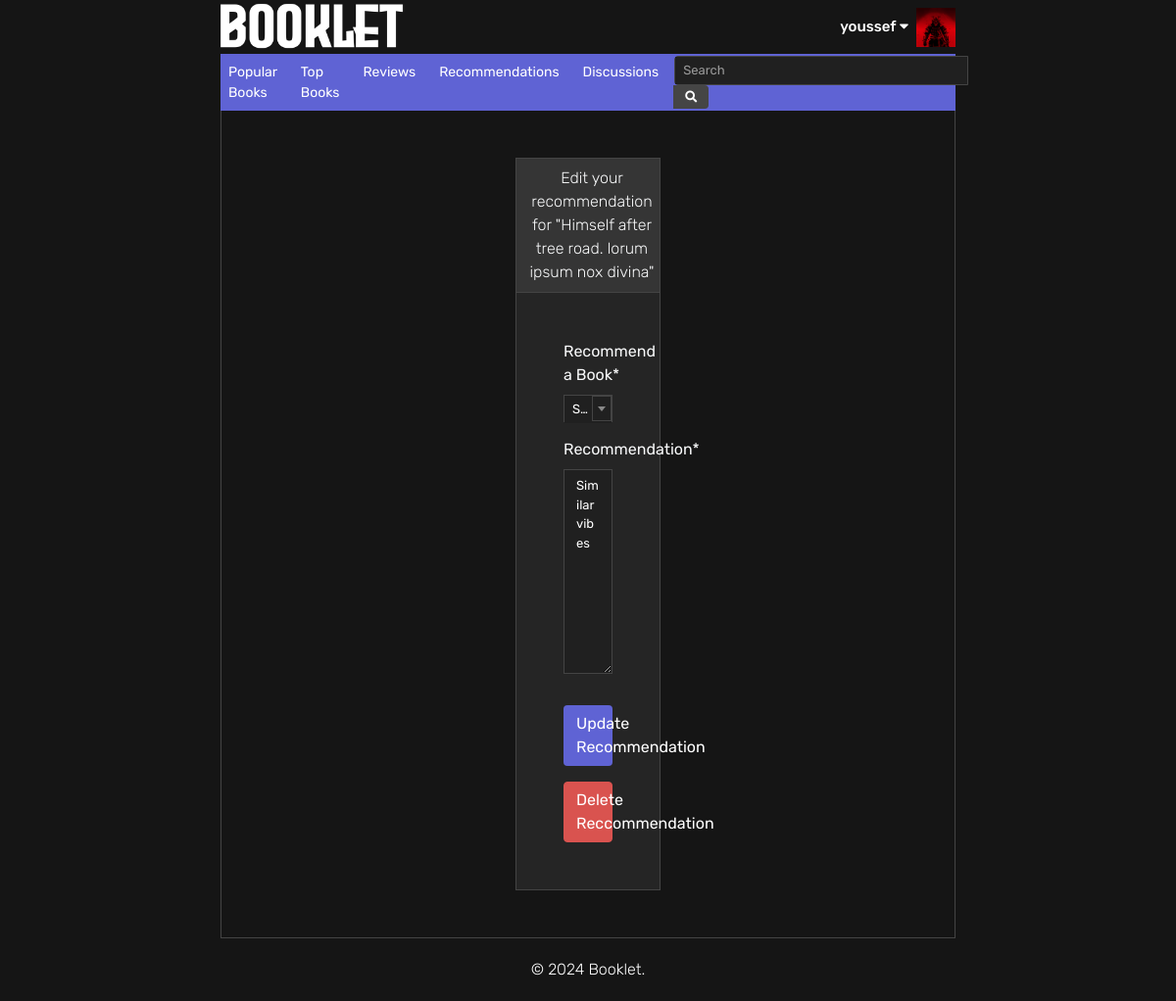
Screenshot of /book/23/2/recommendation/ (signed in) with the database file from the repository.
### users/models.py (models this page shows)
class User(AbstractUser):
    pass
    username = models.CharField(max_length=300, unique=True)
    email = models.EmailField(max_length=300, unique=True)
    first_name = models.CharField(max_length=300, blank=True)
    last_name = models.CharField(max_length=300, blank=True)
    birthday = models.DateField(blank=True,null=True)
    image = models.ImageField(upload_to='users/',default='default.jpg')
    about = models.TextField(blank=True)
    created_date = models.DateTimeField(auto_now_add=True)
    modified_date = models.DateTimeField(auto_now=True)
    discussions = models.ManyToManyField(Book, through='Discussion', related_name='discussion')
    replies = models.ManyToManyField('Discussion', through='Reply', related_name='reply')
    reviews = models.ManyToManyField(Book, through='Review', related_name='review')
    recommendations = models.ManyToManyField(Book, through='Recommendation',through_fields=('user', 'book_original'), related_name='recommendation')
    ratings = models.ManyToManyField(Book, through='Rating', related_name='rating')

class Recommendation(models.Model):
    user = models.ForeignKey(User,on_delete=models.CASCADE)
    book_original = models.ForeignKey(Book,on_delete=models.CASCADE,related_name='book_original')
    book_recommended = models.ForeignKey(Book,on_delete=models.CASCADE, related_name='book_recommended')
    recommendation = models.TextField()
    created_date = models.DateTimeField(auto_now_add=True)
    modified_date = models.DateTimeField(auto_now=True)

### books/models.py (models this page shows)
class Book(models.Model):
    title = models.CharField(max_length=300)
    alternative_titles = models.TextField(blank=True)
    volumes = models.IntegerField(blank=True)
    chapters = models.IntegerField(blank=True)
    status = models.IntegerField(choices=BOOK_STATUS,default=1)
    synopsis = models.TextField(blank=True)
    background = models.TextField(blank=True)
    cover = models.ImageField(upload_to='books/covers/',default='default_book.jpg')
    publishing_start_date = models.DateField(blank=True,null=True)
    publishing_end_date = models.DateField(blank=True,null=True)
    created_date = models.DateTimeField(auto_now_add=True)
    modified_date = models.DateTimeField(auto_now=True)
    relationships = models.ManyToManyField('self', through='Relationship', symmetrical=False)
    genres = models.ManyToManyField('Genre')
    def __str__(self):
        return self.title

### users/views.py (the view)
# urls.py: path("book/<int:book_original_id>/<int:recommendation_id>/recommendation/", add_edit_recommendation, name="edit-recommendation"),
@login_required
def add_edit_recommendation(request, book_original_id, recommendation_id=None):
    book_original = get_object_or_404(Book, id=book_original_id)
    if recommendation_id:
        recommendation = get_object_or_404(Recommendation, id=recommendation_id, book_original=book_original, user=request.user)
        if recommendation.user != request.user:
            messages.error(request, "You can't edit this recommendation.")
            return redirect('book-detail', pk=book_original.id)
    else:
        recommendation = None
    if request.method == 'POST':
        if 'delete' in request.POST:
            if recommendation:
                recommendation.delete()
                messages.success(request, 'Your recommendation has been deleted.')
            return redirect('book-detail', pk=book_original.id)
        else:
            form = RecommendationForm(request.POST, instance=recommendation, book_original=book_original)
            if form.is_valid():
                recommendation = form.save(commit=False)
                recommendation.book_original = book_original
                recommendation.user = request.user
                recommendation.save()
                if recommendation_id:
                    messages.success(request, 'Your recommendation has been updated.')
                else:
                    messages.success(request, 'Your recommendation has been added.')
                return redirect('book-detail', pk=book_original.id)
            else:
                messages.error(request, 'There was an error with your recommendation.')
    else:
        form = RecommendationForm(instance=recommendation, book_original=book_original)
    context = {
        'form': form,
        'book_original': book_original,
        'recommendation_id': recommendation_id,
    }
    return render(request, 'add-edit-recommendation.html', context)

### users/forms.py (shortened to what this page needs)
class RecommendationForm(forms.ModelForm):
    book_recommended = forms.ModelChoiceField(
        queryset=Book.objects.none(),  # Initial empty queryset
        widget=forms.Select(attrs={'class': 'form-control select2'}),
        label='Recommend a Book'
    )
    class Meta:
        model = Recommendation
        fields = ('book_recommended', 'recommendation')
    def __init__(self, *args, **kwargs):
        book_original = kwargs.pop('book_original', None)
        super().__init__(*args, **kwargs)
        if book_original:
            self.fields['book_recommended'].queryset = Book.objects.exclude(id=book_original.id)

### users/templates/add-edit-recommendation.html (shortened to what this page needs)
{% extends "books/base.html" %}
{% load crispy_forms_tags %}
{% block content %}
<div class="container pt-5 pb-5" style="padding-right: 300px; padding-left: 300px;">
    <div class="pl-2 pt-2 pb-2 border border-bottom-0 border-dark" style="background-color: #353535;">
        <p class="m-0 text-center">{% if recommendation_id %}Edit your recommendation{% else %}Write a recommendation{% endif %} for "{{ book_original.title }}"</p>
    </div>
    <div class="container p-5 border border-dark" style="background-color: #252525;">
        <form method="post" novalidate>
            {{ form|crispy }}
            <button type="submit" class="btn btn-primary mt-3">{% if recommendation_id %}Update Recommendation{% else %}Add Recommendation{% endif %}</button>
            {% if recommendation_id %}
            <button type="submit" name="delete" class="btn btn-danger mt-3" style="width: 100%;">Delete Reccommendation</button>
            {% endif %}
        </form>
    </div>
</div>
{% endblock content %}

### books/templates/books/base.html (shortened to what this page needs)
{% load static %}
<!DOCTYPE html>
<html>
<head>
    <link rel="stylesheet" href="https://cdn.jsdelivr.net/npm/bootstrap@4.3.1/dist/css/bootstrap.min.css">
    <link rel="stylesheet" href="https://cdnjs.cloudflare.com/ajax/libs/font-awesome/5.15.4/css/all.min.css">
    <link rel="stylesheet" href="{% static 'main.css' %}">
    <link href="https://cdn.jsdelivr.net/npm/select2@4.1.0-rc.0/dist/css/select2.min.css" rel="stylesheet" />
</head>
<body>
    <header class="site-header">
      <nav class="navbar navbar-expand-md navbar-dark p-0" style="background-color: #151515; height: 55px;">
        <div class="container" style="padding-left: 0; padding-right: 0;">
          <a class="navbar-brand mr-auto" href="{% url 'index' %}"><img style="width: 200px" src="{% static 'logo.png' %}"/></a>
          <div class="navbar-nav">
            {% if user.is_authenticated %}
            <div class="dropdown">
              <p class="text-white pt-2 pr-2 m-0 username" style="font-weight: 500; font-size: 15px; ; cursor: pointer;">
                {{ user.username }}
                <i class="fas fa-caret-down"></i>
              </p>
            </div>
              <img style="width: 40px; height: 40px; object-fit: cover; object-position: top;" src="{{ user.image.url }}"/>
            {% else %}
              <a class="nav-item nav-link primary-nav" style="color: #5f63d4;" href="{% url 'login' %}">Log In</a>
              <a class="nav-item nav-link primary-nav" style="color: #5f63d4;" href="{% url 'signup' %}">Sign Up</a>
            {% endif %}
          </div>
        </div>
      </nav>
      <nav class="navbar navbar-expand-md navbar-dark p-0" style="background-color: #5f63d4;">
        <div class="container" style="padding-left: 0; padding-right: 0;">
            <div class="navbar-nav mr-auto">
              <a class="nav-item nav-link secondary-nav text-white mr-2" href="{% url 'index' %}">Popular Books</a>
              <a class="nav-item nav-link secondary-nav text-white mr-2" href="{% url 'top-books' %}">Top Books</a>
              <a class="nav-item nav-link secondary-nav text-white mr-2" href="{% url 'recent-reviews' %}">Reviews</a>
              <a class="nav-item nav-link secondary-nav text-white mr-2" href="{% url 'recent-recommendations' %}">Recommendations</a>
              <a class="nav-item nav-link secondary-nav text-white mr-2" href="{% url 'recent-discussions' %}">Discussions</a>
            </div>
            <form class="form-inline ml-auto mr-2" id="search-form" method="get" autocomplete="off">
              <div class="input-group">
                  <div class="input-group-append">
                      <span class="input-group-text border-0 text-white" style='background-color: #454545; border-top-right-radius: .25rem; border-bottom-right-radius: .25rem; height: 100%; cursor: pointer;'>
                          <i class="fas fa-search fa-xs"></i>
                      </span>
                  </div>
              </div>
            </form>
        </div>
      </nav>
    </header>
    <main role="main" class="container border border-top-0 border-bottom-0 border-dark p-0">
      {% block content %}{% endblock %}
    </main>
    <footer class="footer border-top border-dark">
      <div class="container">
          <p class="mb-0">© 2024 Booklet.</p>
      </div>
  </footer>
</body>
</html>

### books/static/main.css (style rules this page uses)
html { height: 100%; min-height: 100%; scroll-behavior: smooth; }
body { font-family: "Rubik", sans-serif; font-optical-sizing: auto; font-weight: 400; font-style: normal; background-color: #151515; color: #f8f9fa; padding: 0 225px; height: 100%; min-height: 100%; }
p { font-weight: 300; }
.navbar .nav-link { font-size: 14px; }
.navbar .navbar-brand { font-size: 16px; font-weight: 500; }
.border-dark { border-color: #444 !important; }
.btn-primary { background-color: #5f63d4; width: 100%; }
.dropdown { position: relative; }
.form-control { background-color: #202020; border: 1px solid #444; color: #ffffff; border-radius: 0; }
.btn { background-color: #5f63d4; color: #ffffff; border: 1px solid transparent; }
.form-control, .form-control:focus, .select2-container--default .select2-selection--single, .select2-container--default .select2-results__option { font-size: 13px !important; }
.footer { flex-shrink: 0; background-color: #151515; color: #ffffff; text-align: center; padding: 20px 0; }
.btn-danger { background-color: #d9534f !important; border: 1px solid #d9534f !important; width: 100%; }

### rows the page displays
User: username "youssef", image (picture)
Book: title "Himself after tree road. lorum ipsum nox divina"
Recommendation: recommendation "Similar vibes"
